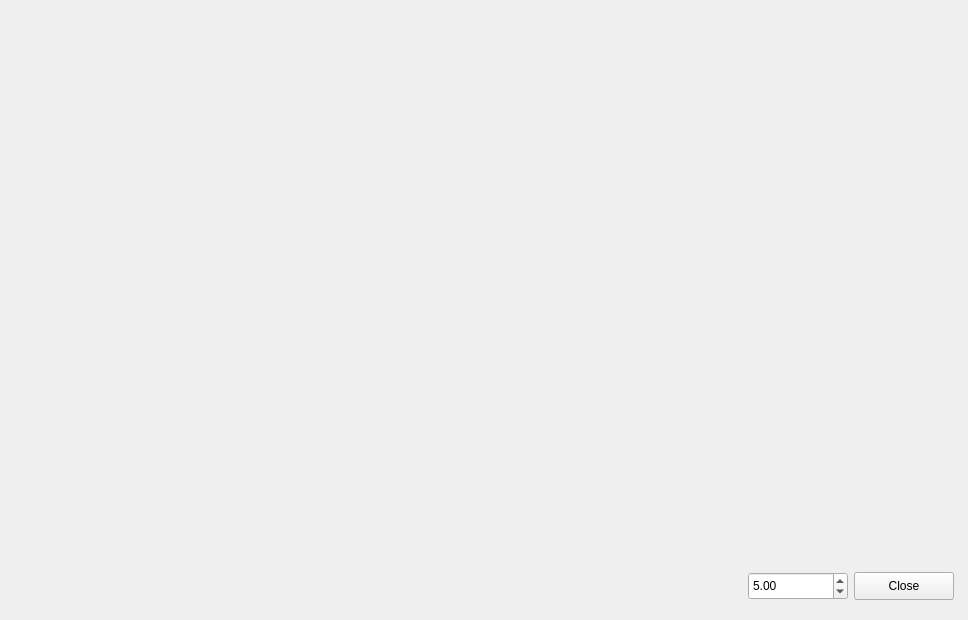
<?xml version="1.0" encoding="UTF-8"?>
<ui version="4.0">
 <class>EclipseGridViewerDialog</class>
 <widget class="QDialog" name="EclipseGridViewerDialog">
  <property name="geometry">
   <rect>
    <x>0</x>
    <y>0</y>
    <width>968</width>
    <height>620</height>
   </rect>
  </property>
  <property name="windowTitle">
   <string>Dialog</string>
  </property>
  <layout class="QVBoxLayout" name="verticalLayout">
   <item>
    <widget class="QVTKOpenGLNativeWidget" name="vtkWidget" native="true">
     <property name="sizePolicy">
      <sizepolicy hsizetype="Expanding" vsizetype="Expanding">
       <horstretch>0</horstretch>
       <verstretch>0</verstretch>
      </sizepolicy>
     </property>
     <property name="minimumSize">
      <size>
       <width>0</width>
       <height>100</height>
      </size>
     </property>
    </widget>
   </item>
   <item>
    <widget class="QWidget" name="buttonBoxWidget" native="true">
     <property name="sizePolicy">
      <sizepolicy hsizetype="Expanding" vsizetype="Fixed">
       <horstretch>0</horstretch>
       <verstretch>0</verstretch>
      </sizepolicy>
     </property>
     <layout class="QFormLayout" name="formLayout">
      <property name="formAlignment">
       <set>Qt::AlignRight|Qt::AlignTrailing|Qt::AlignVCenter</set>
      </property>
      <item row="0" column="1">
       <widget class="QToolButton" name="closeToolButton">
        <property name="minimumSize">
         <size>
          <width>100</width>
          <height>28</height>
         </size>
        </property>
        <property name="text">
         <string>Close</string>
        </property>
       </widget>
      </item>
      <item row="0" column="0">
       <widget class="QDoubleSpinBox" name="zoomZDoubleSpinBox">
        <property name="minimumSize">
         <size>
          <width>100</width>
          <height>28</height>
         </size>
        </property>
        <property name="maximum">
         <double>999.990000000000009</double>
        </property>
        <property name="value">
         <double>5.000000000000000</double>
        </property>
       </widget>
      </item>
     </layout>
    </widget>
   </item>
  </layout>
 </widget>
 <customwidgets>
  <customwidget>
   <class>QVTKOpenGLNativeWidget</class>
   <extends>QWidget</extends>
   <header location="global">QVTKOpenGLNativeWidget.h</header>
   <container>1</container>
  </customwidget>
 </customwidgets>
 <resources/>
 <connections>
  <connection>
   <sender>closeToolButton</sender>
   <signal>clicked()</signal>
   <receiver>EclipseGridViewerDialog</receiver>
   <slot>reject()</slot>
   <hints>
    <hint type="sourcelabel">
     <x>876</x>
     <y>585</y>
    </hint>
    <hint type="destinationlabel">
     <x>962</x>
     <y>429</y>
    </hint>
   </hints>
  </connection>
 </connections>
</ui>
